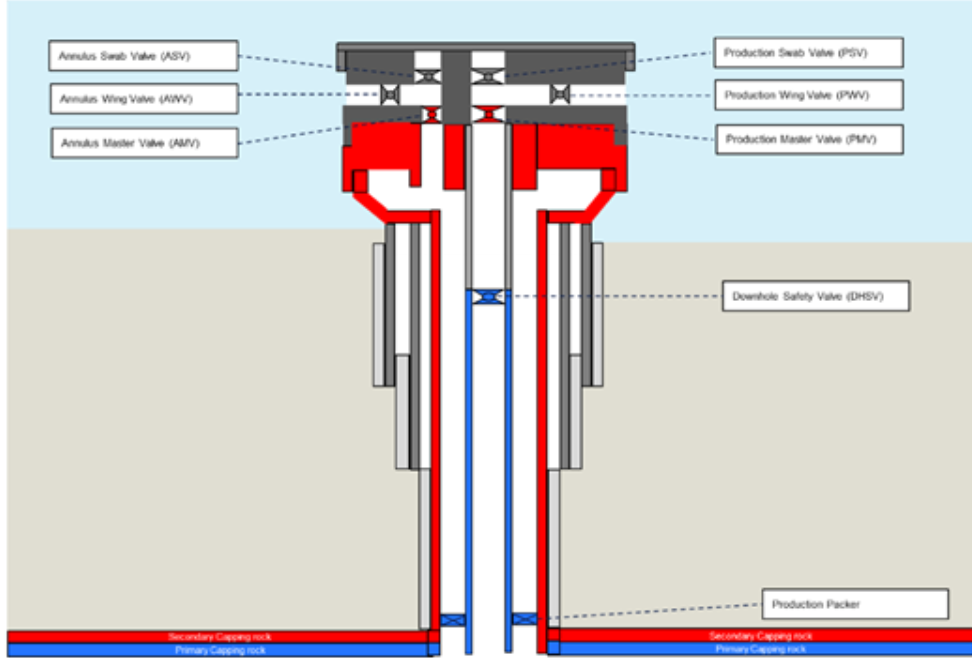
#> input picture src/image/Example1.png, 972 x 658 px
$ python -i preprocess.py   (imports and definitions only)
#> lines starting #> are read from the running program, lines starting #| are printed output that depends on the picture; after the words box and inside, x2 and y2 are one past the last pixel; in counts of white or black regions, pixels touching at a corner belong together
"""
preprocess.py

Purpose:
Load image and perform preprocessing to prepare for feature extraction.

Outputs cleaned images for downstream processing.
"""
from PIL import Image           # Used for loading image safely and format handling
import cv2                     # OpenCV for computer vision operations
import numpy as np            # Numerical operations and array handling
import os


def load_image(image_path: str) -> np.ndarray:
    """
    Load image from disk using PIL and convert to OpenCV format.

    Args:
        image_path: Path to input image

    Returns:
        OpenCV image (numpy array)
    """
#> called with image_path = 'Example1.png'
    # Load using PIL first (better format support than cv2.imread)
    pil_image = Image.open(image_path).convert("RGB")

    # Convert PIL image → NumPy array → OpenCV format
    # PIL uses RGB
    # OpenCV uses BGR
    cv_image = cv2.cvtColor(
        np.array(pil_image),
        cv2.COLOR_RGB2BGR
    )
    return cv_image

def convert_to_grayscale(cv_image: np.ndarray) -> np.ndarray:
    """
    Convert color image to grayscale.

    Args:
        cv_image: input color image in OpenCV format

    Returns:
        np.ndarray: grayscale image (numpy array)
    """
    gray_image = cv2.cvtColor(
        cv_image,
        cv2.COLOR_BGR2GRAY
    )
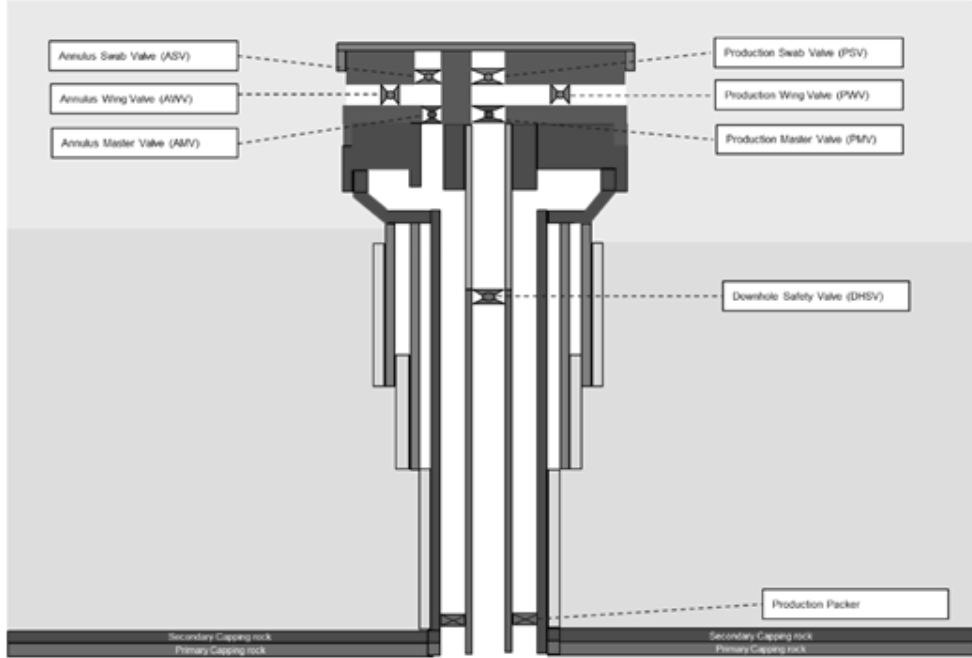
#> gray_image: shape (658, 972); min 5, max 255, mean 207.6
    return gray_image

def remove_noise(gray_image: np.ndarray) -> np.ndarray:
    """
    Smoothen noise.

    Args:
        gray_image (np.ndarray): grayscale image

    Returns:
        np.ndarray: blurred image
    """
    # Gaussian blur smooths noise while preserving structure
    # Kernel size (5,5) = standard starting point
    # Larger kernel = more smoothing but more information loss
    blur_image = cv2.GaussianBlur(
        gray_image,
        ksize=(5, 5),
        sigmaX=0
    )
    # Alternative option:
    # blur = cv2.medianBlur(gray, 5)
    # Median blur is better for salt-and-pepper noise
    return blur_image

def threshold_image(blur_image: np.ndarray) -> np.ndarray:
    """
    Threshold image to binary (black and white).

    Args:
        blur_image (np.ndarray): blurred grayscale image

    Returns:
        np.ndarray: thresholded binary image
    """
    # This makes contour detection easier
    _, thresh_image = cv2.threshold(
        src=blur_image,
        thresh=200,
        maxval=255,
        type=cv2.THRESH_BINARY_INV
    )
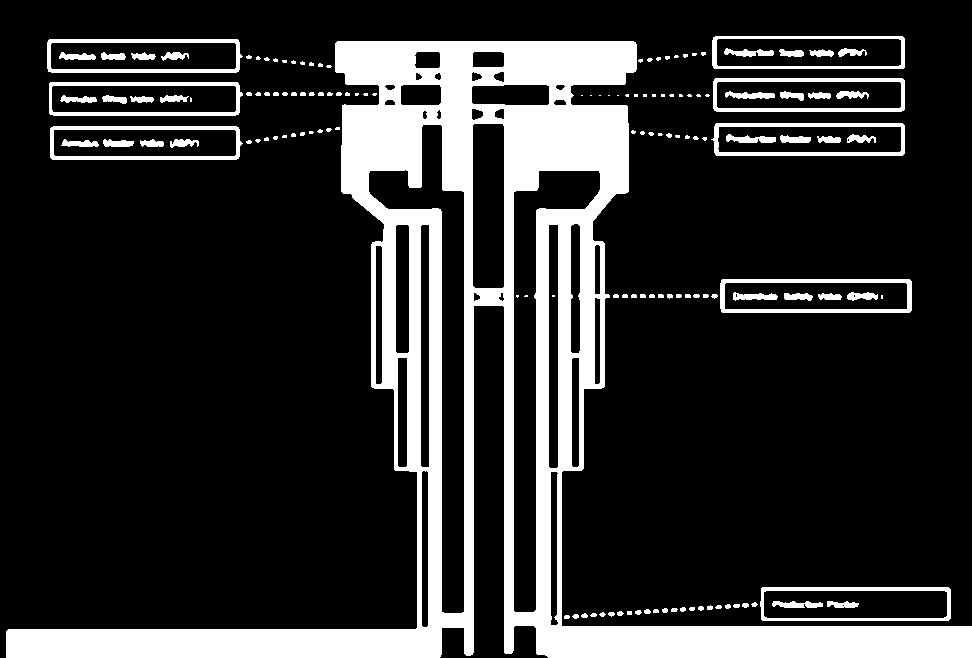
#> thresh_image: shape (658, 972); 18.6% white; 146 white regions (62 under 20 px), largest, box (x1, y1, x2, y2) and area: (6, 41, 972, 658) 98634, (720, 279, 912, 313) 1782, (47, 39, 243, 73) 1744
    return thresh_image

def close_gaps(thresh_image: np.ndarray) -> np.ndarray:
    """
    Close small gaps in contours to connect broken lines.

    Args:
        thresh_image (np.ndarray): thresholded binary image

    Returns:
        np.ndarray: image with closed contours (small gaps filled)
    """
    # Closing fills small gaps and connects broken lines
    kernel = np.ones((3, 3), np.uint8)
    closed_image = cv2.morphologyEx(
        src=thresh_image,
        op=cv2.MORPH_CLOSE,
        kernel=kernel
    )
#> closed_image: shape (658, 972); 18.7% white; 122 white regions (56 under 20 px), largest, box (x1, y1, x2, y2) and area: (6, 41, 972, 658) 98980, (703, 279, 912, 313) 1834, (47, 39, 243, 73) 1744
    return closed_image

def filter_primary_component(binary_image: np.ndarray,
                             min_area_ratio: float = 0.01) -> np.ndarray:
    """
    Keep only the largest connected component.

    This removes annotation boxes, leader lines, and text.

    Args:
        binary_image: closed binary image
        min_area_ratio: minimum relative area threshold (safety filter)

    Returns:
        np.ndarray: filtered binary image
    """
#> called with min_area_ratio = 0.01

    # Label all connected components
    num_labels, labels, stats, _ = cv2.connectedComponentsWithStats(
        binary_image,
        connectivity=8
    )
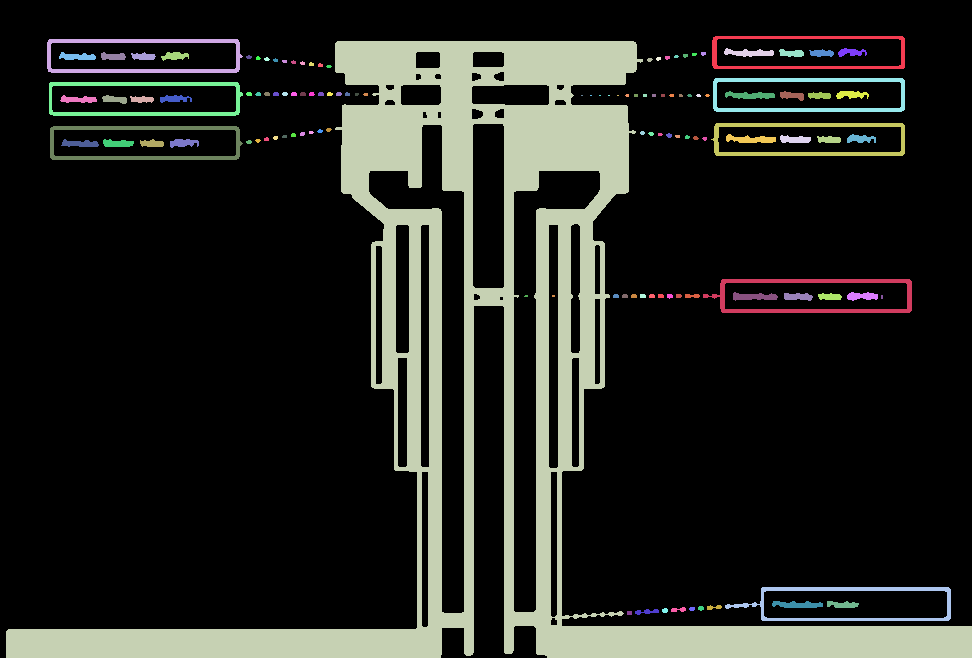
#> labels: shape (658, 972) int32; 123 distinct labels, from 0 to 122; one colour per label, 0 black
#> num_labels = 123; stats = 123 rows, first 6: [0, 0, 972, 658, 520108], [712, 36, 193, 33, 1393], [47, 39, 196, 34, 1744], [6, 41, 966, 617, 98980], [724, 48, 50, 9, 273], [779, 49, 25, 8, 148]

    # stats format:
    # stats[i] = [x, y, width, height, area]

    image_area = binary_image.shape[0] * binary_image.shape[1]
#> image_area = 639576

    # Ignore label 0 (background)
    component_areas = stats[1:, cv2.CC_STAT_AREA]
#> component_areas = 122 values, max 98980 at index 2, min 2 at index 51, mean 979.2

    if len(component_areas) == 0:
        return binary_image

    # Find largest component
    largest_index = np.argmax(component_areas) + 1
#> largest_index = 3

    largest_area = component_areas[np.argmax(component_areas)]
#> largest_area = 98980

    # Safety check to avoid keeping tiny noise
    if largest_area < image_area * min_area_ratio:
        return binary_image

    # Create empty output image
    filtered_image = np.zeros_like(binary_image)

    # Keep only largest component
    filtered_image[labels == largest_index] = 255

    return filtered_image

def detect_edges(binary_image: np.ndarray) -> np.ndarray:
    """
    Edge detection.

    Args:
        binary_image (np.ndarray): thresholded binary image

    Returns:
        np.ndarray: edge-detected binary image
    """
    # Canny detects edges based on gradient change
    edges = cv2.Canny(
        image=binary_image,
        threshold1=50,
        threshold2=150
    )
    return edges

def save_intermediates(output_dir: str,
                       gray: np.ndarray,
                       blur: np.ndarray,
                       thresh: np.ndarray,
                       closing: np.ndarray,
                       filtered: np.ndarray,
                       edges: np.ndarray):

    os.makedirs(output_dir, exist_ok=True)

    cv2.imwrite(f"{output_dir}/gray.png", gray)
    cv2.imwrite(f"{output_dir}/blur.png", blur)
    cv2.imwrite(f"{output_dir}/threshold.png", thresh)
    cv2.imwrite(f"{output_dir}/closing.png", closing)
    cv2.imwrite(f"{output_dir}/processed.png", filtered)
    cv2.imwrite(f"{output_dir}/edges.png", edges)

def preprocess_image(image_path: str,
                     output_dir: str = "output") -> dict:

    cv_image = load_image(image_path)
    gray = convert_to_grayscale(cv_image)
    blur = remove_noise(gray)
    thresh = threshold_image(blur)
    closing = close_gaps(thresh)
    filtered = filter_primary_component(closing)
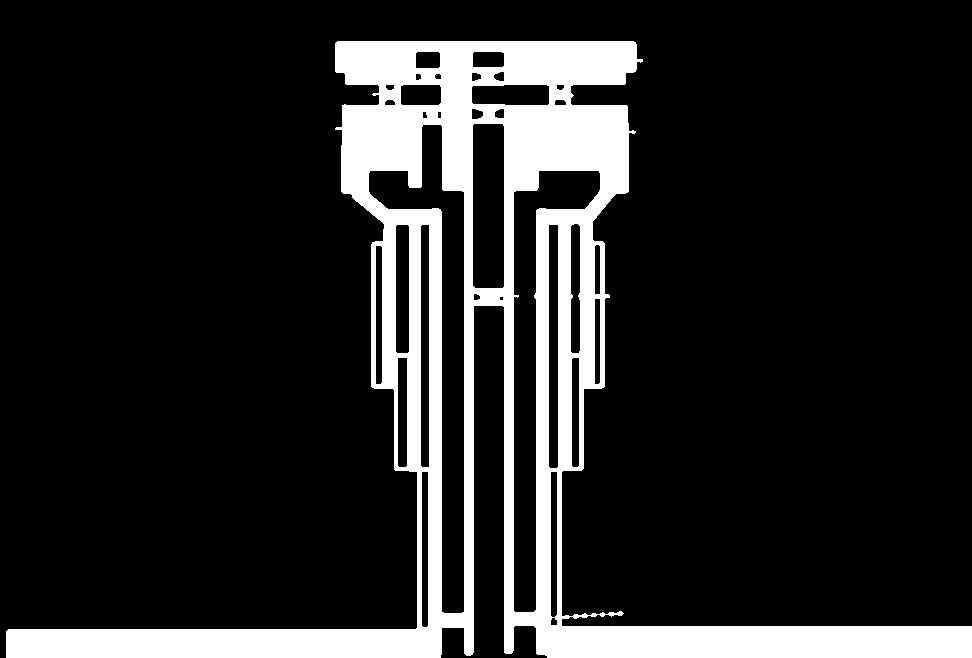
#> filtered: shape (658, 972); 15.5% white; 1 white region, box (x1, y1, x2, y2) and area: (6, 41, 972, 658) 98980
    edges = detect_edges(filtered)
#> in detect_edges, `edges = cv2.Canny( image=binary_image, threshold1=50, threshold2=150 )`:
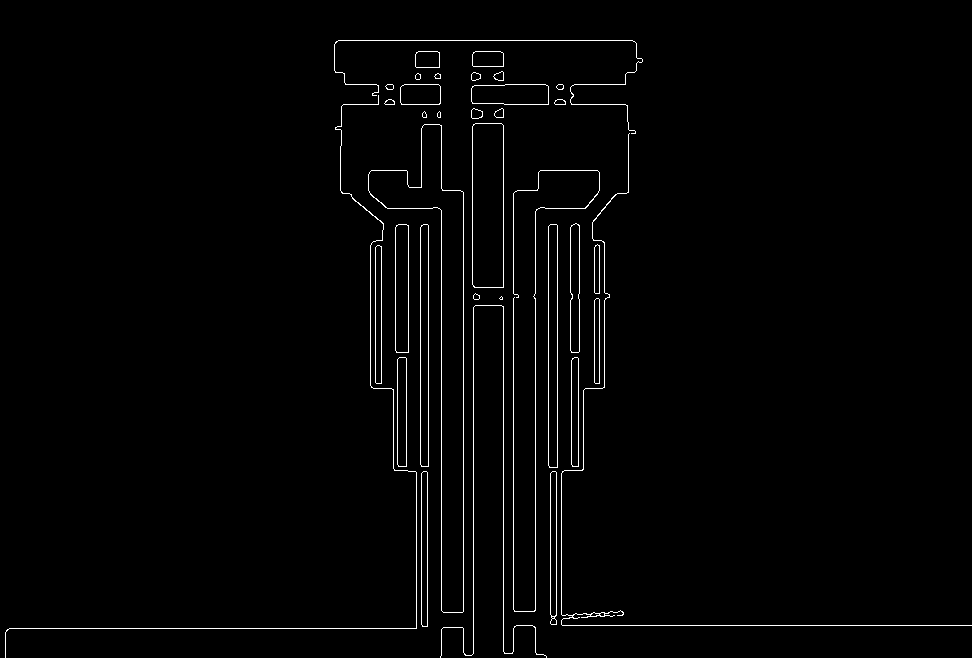
#> edges: shape (658, 972); 1.6% white in thin lines or dots
    save_intermediates(
        output_dir,
        gray,
        blur,
        thresh,
        closing,
        filtered,
        edges
    )

    return {
        "processed": filtered,
        "edges": edges
    }

>>> result = preprocess_image('Example1.png')
#> result = 2 items

$ run again, on src/image/Example2.png
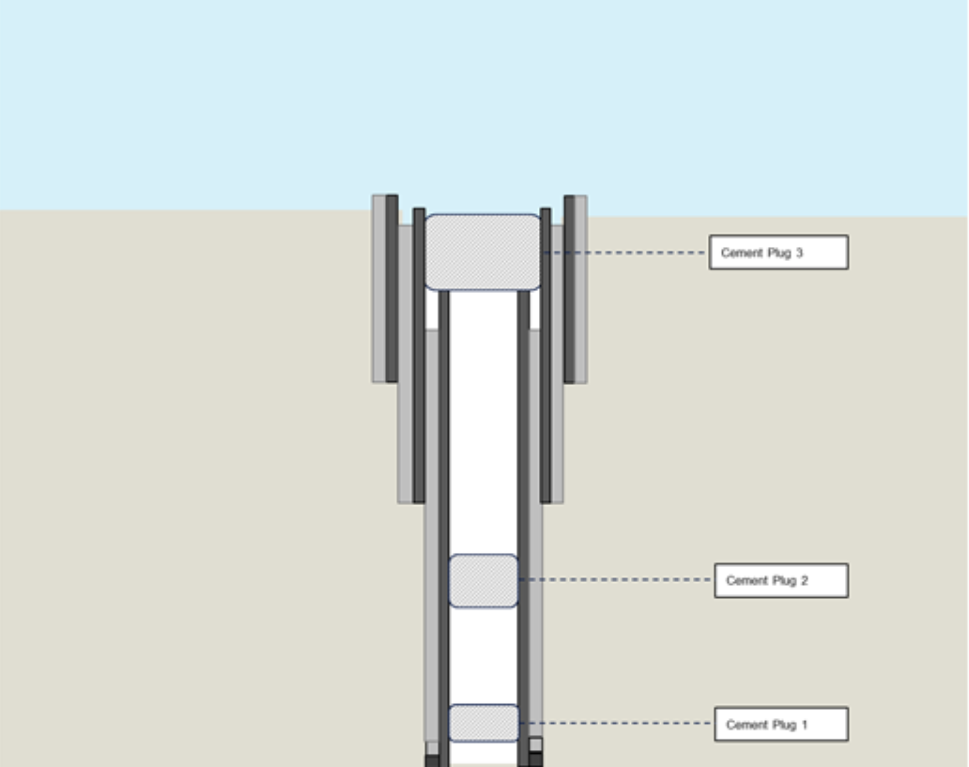
#> input picture src/image/Example2.png, 969 x 767 px
#> thresh_image: shape (767, 969); 7.9% white; 56 white regions, largest, box (x1, y1, x2, y2) and area: (371, 193, 592, 767) 51857, (708, 233, 850, 271) 1504, (713, 705, 850, 743) 1458
#> closed_image: shape (767, 969); 7.9% white; 48 white regions, largest, box (x1, y1, x2, y2) and area: (371, 193, 592, 767) 51898, (708, 233, 850, 271) 1504, (704, 562, 850, 600) 1494
#> in filter_primary_component, `num_labels, labels, stats, _ = cv2.connectedComponentsWithStats( binar..`:
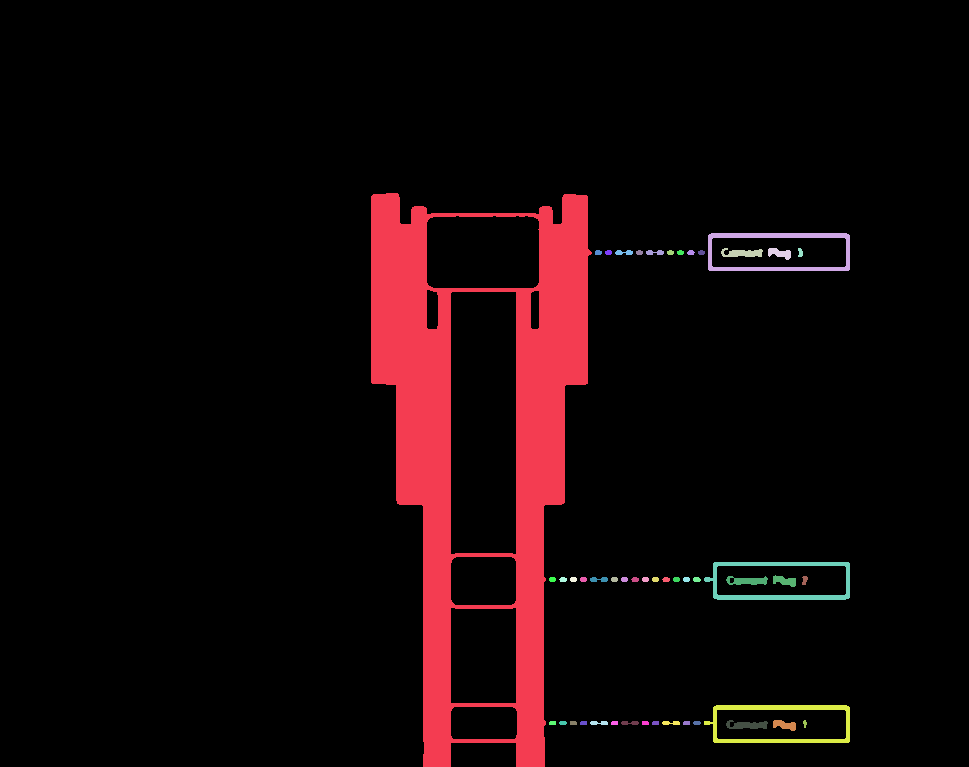
#> labels: shape (767, 969) int32; 49 distinct labels, from 0 to 48; one colour per label, 0 black
#> num_labels = 49; stats = 49 rows, first 6: [0, 0, 969, 767, 684230], [371, 193, 221, 574, 51898], [708, 233, 142, 38, 1504], [721, 248, 42, 9, 256], [768, 248, 23, 12, 169], [798, 248, 5, 9, 36]
#> component_areas = 48 values, max 51898 at index 0, min 22 at index 47, mean 1229
#> largest_index = 1
#> largest_area = 51898
#> filtered: shape (767, 969); 7% white; 1 white region, box (x1, y1, x2, y2) and area: (371, 193, 592, 767) 51898
#> in detect_edges, `edges = cv2.Canny( image=binary_image, threshold1=50, threshold2=150 )`:
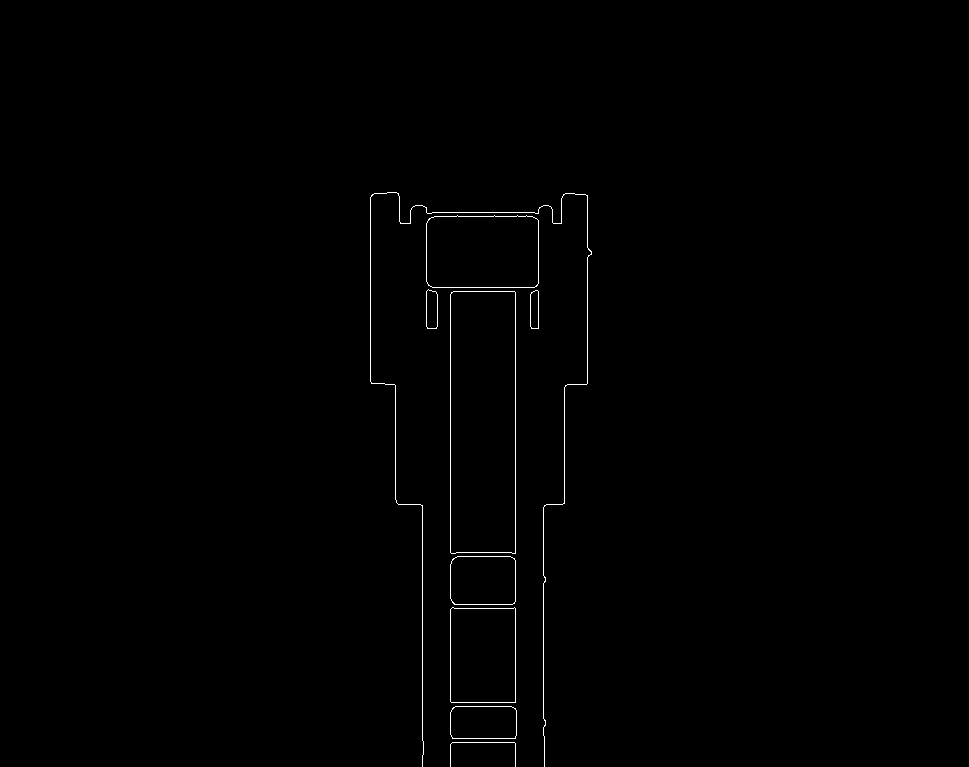
#> edges: shape (767, 969); 0.48% white in thin lines or dots, all inside (x1, y1, x2, y2) = (370, 192, 592, 767)
#> result = 2 items
